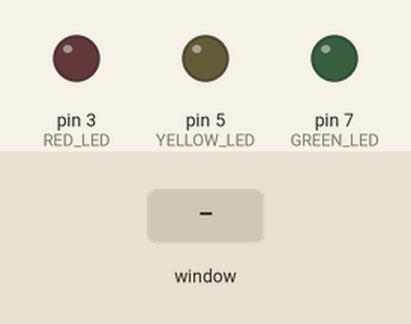
The program below on a simulated Raspberry Pi (header pin numbers). Shown: output pins drawn as LEDs (lit = HIGH). The test bench sets the inputs (shaded band). The desktop window is not drawn, its controls go by their first labels and the mouse button is held 0.15 s. At 5.8 s the program stops and its outputs stay as they are.

Above: at 1.2 s.
1.3 s: control labelled "Red" in the window clicked
At 2.4 s:
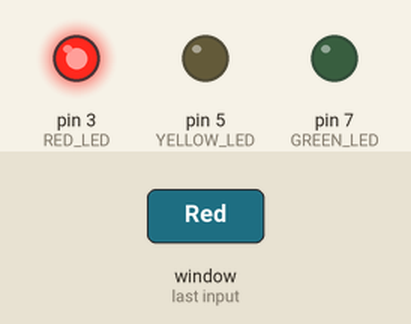
2.8 s: control labelled "Yellow" in the window clicked
At 3.6 s:
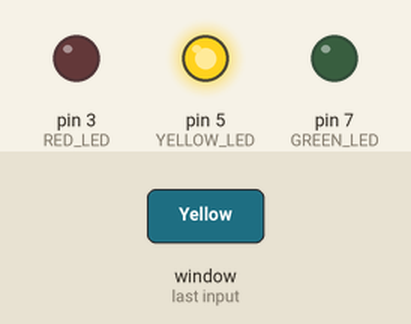
4.3 s: control labelled "Green" in the window clicked
At 4.7 s:
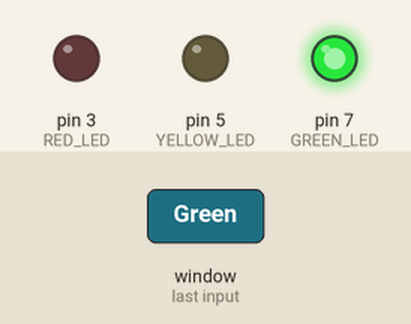
5.8 s: control labelled "Exit" in the window clicked
At 7.0 s:
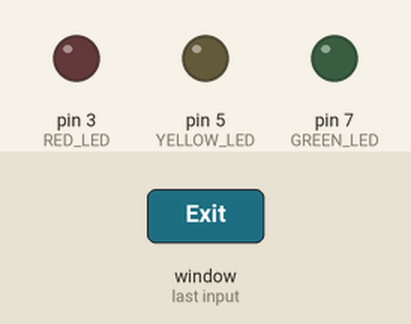
Timing chart, 0 to 7.3 s (numbered marks = the images above; inputs shaded):
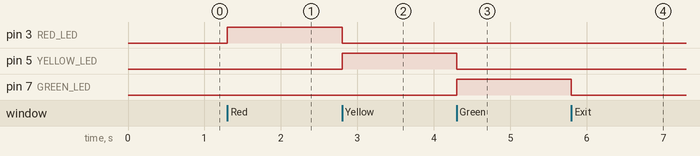

Measured:
- after the input at 1.3 s, pin 3 (RED_LED): LOW → HIGH at once
- after the input at 2.8 s, pin 3 (RED_LED): HIGH → LOW at once; pin 5 (YELLOW_LED): LOW → HIGH at once
- after the input at 4.3 s, pin 5 (YELLOW_LED): HIGH → LOW at once; pin 7 (GREEN_LED): LOW → HIGH at once
- after the input at 5.8 s, pin 7 (GREEN_LED): HIGH → LOW at once

The program:

gui.py
```python
#!/usr/bin/python

import Tkinter
import RPi.GPIO as GPIO

head = Tkinter.Tk()

RED_LED = 3
YELLOW_LED = 5
GREEN_LED = 7

GPIO.setmode(GPIO.BOARD)
GPIO.setup(RED_LED, GPIO.OUT)
GPIO.setup(YELLOW_LED, GPIO.OUT)
GPIO.setup(GREEN_LED, GPIO.OUT)

def light():
	l = led.get()
	for pin in [RED_LED, YELLOW_LED, GREEN_LED]:
		if l == pin:
			GPIO.output(pin, GPIO.HIGH)
		else:
			GPIO.output(pin, GPIO.LOW)

led = Tkinter.IntVar()
red_option = Tkinter.Radiobutton(head, text="Red", variable=led, value=RED_LED, command=light)
yellow_option = Tkinter.Radiobutton(head, text="Yellow", variable=led, value=YELLOW_LED, command=light)
green_option = Tkinter.Radiobutton(head, text="Green", variable=led, value=GREEN_LED, command=light)
red_option.pack()
yellow_option.pack()
green_option.pack()

def turn_off_all():
	red_option.deselect()
	yellow_option.deselect()
	green_option.deselect()
	GPIO.output(RED_LED, GPIO.LOW)
	GPIO.output(YELLOW_LED, GPIO.LOW)
	GPIO.output(GREEN_LED, GPIO.LOW)

turn_off_all()

def exit_callback():
	turn_off_all()
	exit()

exit_button = Tkinter.Button(head, text="Exit", command=exit_callback)
exit_button.pack()

head.mainloop()
```
